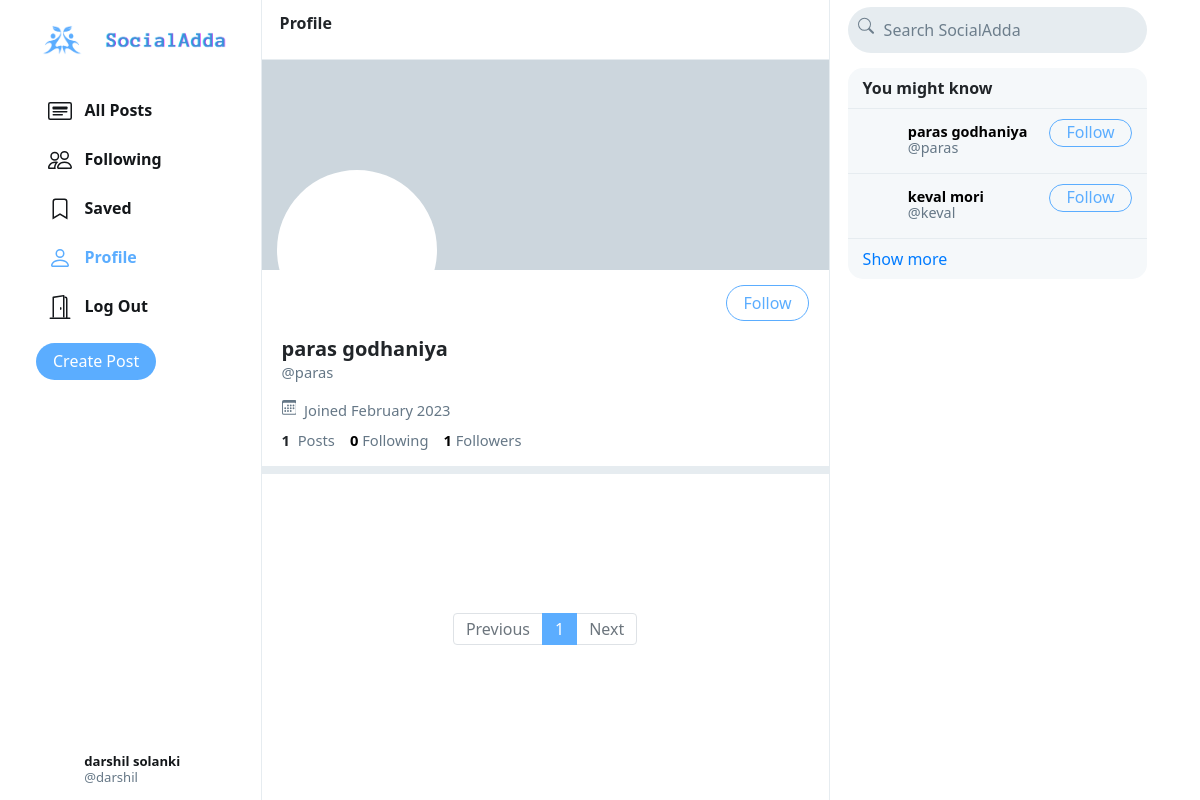
Screenshot of /p/paras (signed in) with the database file from the repository.
### main/models.py (models this page shows, shortened)
class User(AbstractUser):
    profile_pic = models.ImageField(upload_to='profile_pic/')
    bio = models.TextField(max_length=160, blank=True, null=True)
    cover = models.ImageField(upload_to='covers/', blank=True)

### main/views.py (the view)
# urls.py: path("p/<str:username>", views.profile_view, name='profile'),
def profile_view(request,username):
    user = User.objects.get(username=username)
    all_posts = Post.objects.filter(creater=user).order_by('-date_created')
    paginator = Paginator(all_posts, 10)
    page_number = request.GET.get('page')
    if page_number == None:
        page_number = 1
    posts = paginator.get_page(page_number)
    followings = []
    suggestions = []
    follower = False
    if request.user.is_authenticated:
        followings = Follower.objects.filter(followers=request.user).values_list('user', flat=True)
        suggestions = User.objects.exclude(pk__in=followings).exclude(username=request.user.username).order_by("?")[:6]
        if request.user in Follower.objects.get(user=user).followers.all():
            follower = True
    follower_count = Follower.objects.get(user=user).followers.all().count()
    following_count = Follower.objects.filter(followers=user).count()
    return render(request, 'profile.html', {
        "username": user,
        "posts": posts,
        "posts_count": all_posts.count(),
        "suggestions": suggestions,
        "page": "profile",
        "is_follower": follower,
        "follower_count": follower_count,
        "following_count": following_count
    })

### templates/profile.html (shortened to what this page needs)
{% extends 'feed.html' %}
{% load static %}
{% block profile %}
    <div class="profile-view" data-user="{{username.username}}">
        <div class="cover-image" style="background-image: url(/media/{{username.cover}})"></div>
        <div class="profile-image" style="background-image: url(/media/{{username.profile_pic}})"></div>
        <div class="profile-details">
            <div>
                {% if user.username == username.username %}
                    <button class="btn btn-outline-info float-right" id="edit-profile-btn">Edit Profile</button>
                {% elif is_follower %}
                    <button class="btn btn-blue float-right" onclick="unfollow_user(this,'{{username.username}}','edit_page')" id="following-btn">Following</button>
                {% else %}
                    <button class="btn btn-outline-info float-right" onclick="follow_user(this,'{{username.username}}','edit_page')" >Follow</button>
                {% endif %}
            </div>
            <div class="details-data">
                <h5>{{username.first_name}} {{username.last_name}}</h5>
                <div class="grey">@{{username.username}}</div>
                <div class="grey" style="padding: 8px 0px;">
                    &nbsp;Joined {{username.date_joined | date:"F Y"}}
                </div>
                <div>
                    <strong>
                        {{posts_count}}
                    </strong>
                    &nbsp;<span class="grey">Posts</span>
                    <a href="#">
                        <strong id="following__count">{{following_count | default:0}}</strong>&nbsp;<span class="grey">Following</span>
                    </a>
                    <a href="#">
                        <strong id="follower__count">{{follower_count | default:0}}</strong>&nbsp;<span class="grey">Followers</span>
                    </a>
                </div>
            </div>
        </div>
    </div>
    <div class="space"></div>
{% endblock %}

### templates/ly_main.html (shortened to what this page needs)
{% load static %}
<!DOCTYPE html>
<html lang="en">
    <head>
        <link rel="stylesheet" href="https://stackpath.bootstrapcdn.com/bootstrap/4.4.1/css/bootstrap.min.css">
        <link href="{% static 'main/styles.css' %}" rel="stylesheet">
    </head>
    <body>
        <div class="body" data-page="{{page}}">
            <div class="sidenav">
                <a href="{% url 'home' %}" class="navbar-brand">
                    <img src="{% static 'main/images/logo.png' %}" height="40em">
                </a>
                <div style="height: 100%;">
                    <div>
                        <div>
                            <ul>
                                <li class="nav-item" id="all_posts">
                                <a href="{% url 'home' %}" class="nav-link">
                                    <div>
                                        &nbsp;&nbsp;All Posts
                                    </div>
                                </a>
                                </li>
								<li class="nav-item" id="following">
									<a href="{% url 'following' %}" class="nav-link">
										<div>
											&nbsp;&nbsp;Following
										</div>
									</a>
								</li>
								<li class="nav-item" id="saved">
									<a href="{% url 'saved' %}" class="nav-link">
										<div>
											<svg width="1.5em" height="1.5em" viewBox="0 0 16 16" class="bi bi-bookmark" fill="currentColor" xmlns="http://www.w3.org/2000/svg">
												<path fill-rule="evenodd" d="M8 12l5 3V3a2 2 0 0 0-2-2H5a2 2 0 0 0-2 2v12l5-3zm-4 1.234l4-2.4 4 2.4V3a1 1 0 0 0-1-1H5a1 1 0 0 0-1 1v10.234z"/>
											  </svg>
											&nbsp;&nbsp;Saved
										</div>
									</a>
								</li>
								<li class="nav-item" id="profile">
									<a href="{% url 'profile' user.username %}" class="nav-link">
										<div>
											&nbsp;&nbsp;Profile
										</div>
									</a>
								</li>
								<li class="nav-item" id="logout">
									<a href="{% url 'logout' %}" class="nav-link">
										<div>
											&nbsp;&nbsp;Log Out
										</div>
									</a>
								</li>
                            </ul>
                        </div>
                        <button id="popup-btn" class="btn  btn-blue" onclick="createpost()">Create Post</button>
                    </div>
                    <div style="position: absolute; bottom: 10px;">
						<li class="nav-item sidenav-user">
							<a href="{% url 'profile' user.username %}" class="nav-link">
								<div class="user_account">
									<div class="small-profilepic" style="float: left; background-image: url(/media/{{user.profile_pic}})"></div>
									<div style="height: 2.7vw; margin: auto;">
										<div style="margin-top: 4px;"><strong>{{user.first_name}} {{user.last_name}}</strong></div>
										<div class="grey" style="margin-top: 4px;">@{{ user.username }}</div>
									</div>
								</div>
							</a>
						</li>
                    </div>
                </div>
            </div>
            {% block body %}
            {% endblock %}
            <div class="right-div">
                <nav class="head">
                    <form action="#">
                        <div class="search-div">
                            <div>
                            </div>
                            <input type="text" name="query" id="search-box" placeholder="Search SocialAdda">
                        </div>
                    </form>
                </nav>
                <div class='right-div-content'>
                    <div class="space" style="background-color: white;"></div>
					<div class="suggestion-box">
						<div class="suggestion-header">
							You might know
						</div>
						{% for suggestion in suggestions %}
							<div class="suggestion-user">
								<div>
									<a href="{% url 'profile' suggestion.username %}">
										<div class="small-profilepic" style="background-image: url(/media/{{suggestion.profile_pic}})"></div>
									</a>
								</div>
								<div class="user-details">
									<a href="{% url 'profile' suggestion.username %}">
										<div id="user-name">
											<strong>
												{{suggestion.first_name}} {{suggestion.last_name}}
											</strong>
										</div>
										<div class="grey">@{{suggestion.username}}</div>
									</a>
								</div>
								<div>
									<button class="btn btn-outline-info " type="button" onclick="follow_user(this,'{{suggestion.username}}','suggestion')">Follow</button>
								</div>
							</div>
						{% empty %}
								<div style="text-align: center; border-bottom: .5px solid #e6ecf0; padding: 10px 15px;">
									<span class="grey" style="font-size: .9em;">No suggestions available.</span>
								</div>
						{% endfor %}
						<div class="suggestion-footer">
							<a href="#">Show more</a>
						</div>
					</div>
                </div>
            </div>
        </div>
    </body>
</html>

### main/static/main/styles.css (style rules this page uses)
.body { display: flex; min-height: 100%; font-family: system-ui, sans-serif; }
.btn-blue { background-color: #5badff; color:#fff; }
.btn { border-radius: 20px; padding: 0.32rem 1rem 0.375rem 1rem; }
.btn, .btn:focus, .btn:active { box-shadow: none !important; -webkit-box-shadow: none !important; }
.btn-outline-info { color:#5badff; border-color: #5badff; }
.grey { color: #657786; }
svg { vertical-align: text-top; }
.sidenav { height: 100%; width: 21.8%; position: fixed; top: 0; left: 0; padding: 15px; list-style: none; border-right: .5px solid #e6ecf0; z-index: 100; padding-left: 3%; background-color: white; }
.sidenav ul { list-style: none; padding-left: 0px; margin-top: 3vh; }
.sidenav li { margin-top: 7px; }
.sidenav .nav-link { color: #14171a; line-height: .7em; font-weight: 700; padding: 0px; }
.sidenav .nav-link > div { padding: 10px 20px 8px 12px; border-radius: 25px; line-height: 0.9em; width: max-content; }
.user_account { display: flex; font-size: .82rem; font-weight: normal; padding-top: 3px !important; padding-bottom: 3px !important; padding-left: 3px !important; }
.user_account .small-profilepic { transform: scale(.82); margin-left: auto; margin-top: auto; }
.active a { color: #5badff !important; }
.head { height: 7.5vh; }
.small-profilepic { width: 3.1vw; height: 3.1vw; border-radius: 9999px; overflow: hidden; margin-right: 8px; background-size: cover; background-repeat: no-repeat; background-position: center; box-sizing: content-box; }
.space { height: 8px; background-color: #e6ecf0; }
.cover-image { height: 210px; background-size: cover; background-position: center; background-repeat: no-repeat; background-color: #ccd6dd; }
.profile-image { width: 160px; height: 160px; position: absolute; left: 15px; top: 110px; border-radius: 99999px; border: 4px solid white; background-size: cover; background-repeat: no-repeat; background-position: center; background-color: white; }
.profile-details { padding: 15px 20px; }
.profile-details button { padding-bottom: 0.3rem; }
.profile-details > .details-data { margin-top: 52px; font-size: .92em; }
.profile-details h5 { font-weight: 800; margin-bottom: 0px; }
.profile-details a { color: black; text-decoration: none; }
.right-div { width: 28%; height: 100vh; position: fixed; right: 2.95%; border-left: .5px solid #e6ecf0; background-color: white; }
.right-div .head { padding: .9vh 1.5vw; }
.right-div .search-div { margin-left: auto; margin-right: auto; display: flex; border-radius: 25px; background-color: #e6ecf0; padding-left: 10px; padding-right: 10px; vertical-align: middle; }
#search-box { height: 5.7vh; border: none; background: none; outline: none; width: 100%; margin-left: 8px; }
#search-box::placeholder { color: #6d7e8c; }
.right-div-content { height: 92.5vh; overflow: auto; padding-left: 1.5vw; padding-right: 1.5vw; }
.suggestion-box, .guest-box { border-radius: 15px; overflow: hidden; background-color: #f5f8fa; }
.suggestion-header { padding: 13px 15px; line-height: .9em; font-weight: 800; border-bottom: .5px solid #e6ecf0; }
.suggestion-user { display: flex; padding: 10px 15px; font-size: .9em; border-bottom: .5px solid #e6ecf0; }
.suggestion-user a { color: black; text-decoration: none; }
.user-details { flex: 1; line-height: 1.1em; padding: 5px 0px 7px 0px; }
.suggestion-user .btn { padding: 0em 1em .09em 1em; }
.suggestion-footer { padding: 13px 15px; line-height: .9em; }
.suggestion-footer a { text-decoration: none; }

### rows the page displays
User: first_name "darshil", last_name "solanki", username "darshil"
User: first_name "paras", last_name "godhaniya", username "paras", date_joined "February 2023"
User: first_name "keval", last_name "mori", username "keval"

### other values shown
{{ posts_count }} "1"
{{ following_count | default:0 }} "0"
{{ follower_count | default:0 }} "1"
{{ each }} "1"
